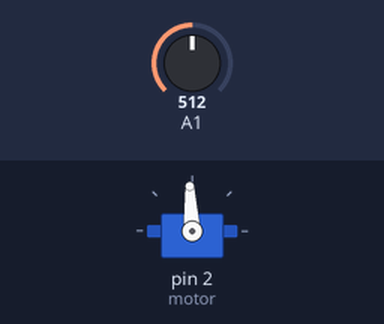
A sketch run on a simulated Arduino Uno, built with avr-gcc and run on an emulated ATmega328P. Shown: servo. The inputs (shaded band) are chosen by the test bench; at power-on: A1 = 512.

Above: at 1.2 s.
1.3 s: A1 set to 716
At 2.0 s:
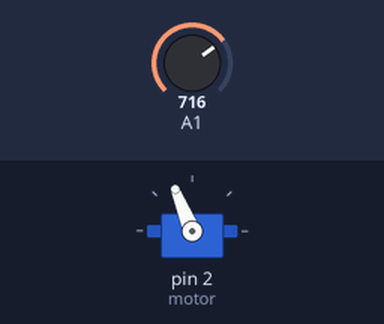
2.8 s: A1 set to 900
At 3.1 s:
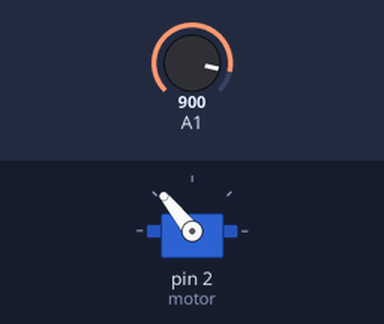
4.3 s: A1 set to 1023
At 5.5 s:
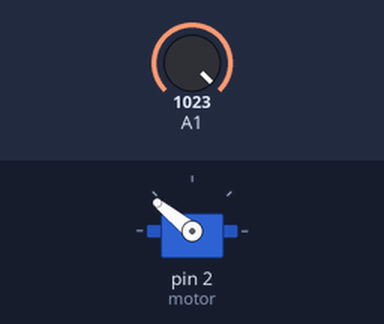
5.8 s: A1 set to 306
At 6.6 s:
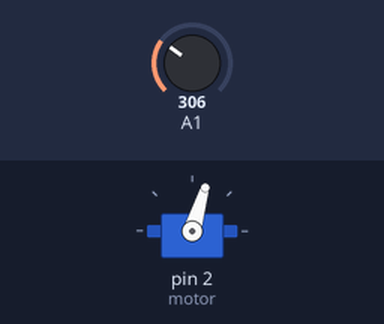
7.3 s: A1 set to 122
At 7.8 s:
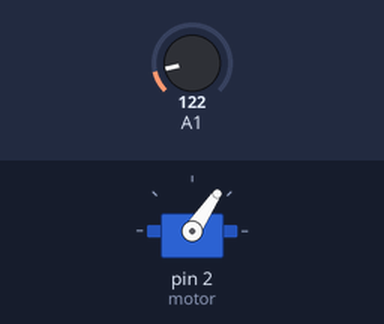
8.8 s: A1 set to 511
At 10.1 s:
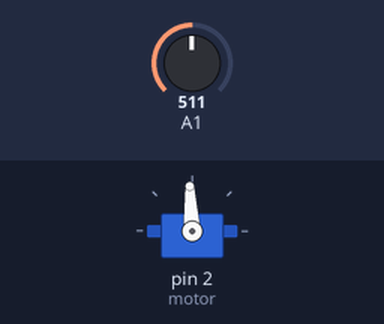
Timing chart, 0 to 11.3 s (numbered marks = the images above; inputs shaded):
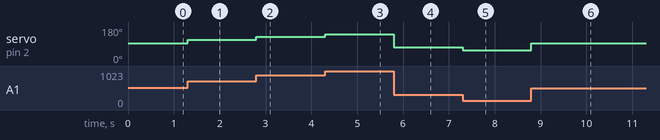

The sketch:

motor_test.ino
```cpp
#include <Servo.h>
Servo motor;
void setup() {
  // put your setup code here, to run once:
  Serial.begin(9600);
  motor.attach(2);
  motor.writeMicroseconds(1000);


}

void loop() {
  // put your main code here, to run repeatedly:
  int speed1=analogRead(A1);
  speed1=map(speed1,0,1023,1000,2000);
  motor.writeMicroseconds(speed1);

}
```

Measured:
- after the input at 1.3 s, servo on pin 2 (motor): 93° → 112° at once
- after the input at 2.8 s, servo on pin 2 (motor): 112° → 129° at once
- after the input at 4.3 s, servo on pin 2 (motor): 129° → 141° at once
- after the input at 5.8 s, servo on pin 2 (motor): 141° → 73° at once
- after the input at 7.3 s, servo on pin 2 (motor): 73° → 56° at once
- after the input at 8.8 s, servo on pin 2 (motor): 56° → 93° at once
